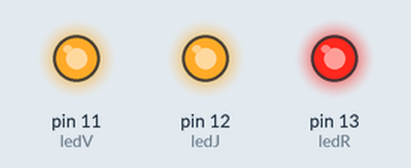
This sketch was run on a simulated Arduino Uno, built with avr-gcc and run on an emulated ATmega328P. Parts: output pins drawn as LEDs (lit = HIGH).

Above: at 0.5 s.
At 3.5 s:
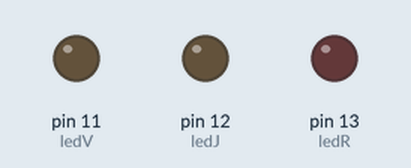
Timing chart, 0 to 4.6 s (numbered marks = the images above):
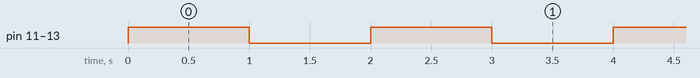

The sketch:

clignotement_3LED.ino
```cpp
int ledR = 13;
int ledJ = 12;
int ledV = 11;

int temps = 1000;

void setup() {
  pinMode(ledR,OUTPUT);
  pinMode(ledJ,OUTPUT);
  pinMode(ledV,OUTPUT);
}

void loop() {
  //On allume tout
  digitalWrite(ledR,HIGH);
  digitalWrite(ledJ,HIGH);
  digitalWrite(ledV,HIGH);
  delay(temps); // On attend
  //On eteint tout
  digitalWrite(ledR,LOW);
  digitalWrite(ledJ,LOW);
  digitalWrite(ledV,LOW);
  delay(temps); //On attend
}
```

Measured:
- by itself, pin 11 (ledV), pin 12 (ledJ), pin 13 (ledR): alternates HIGH for 1.0 s and LOW for 1.0 s
